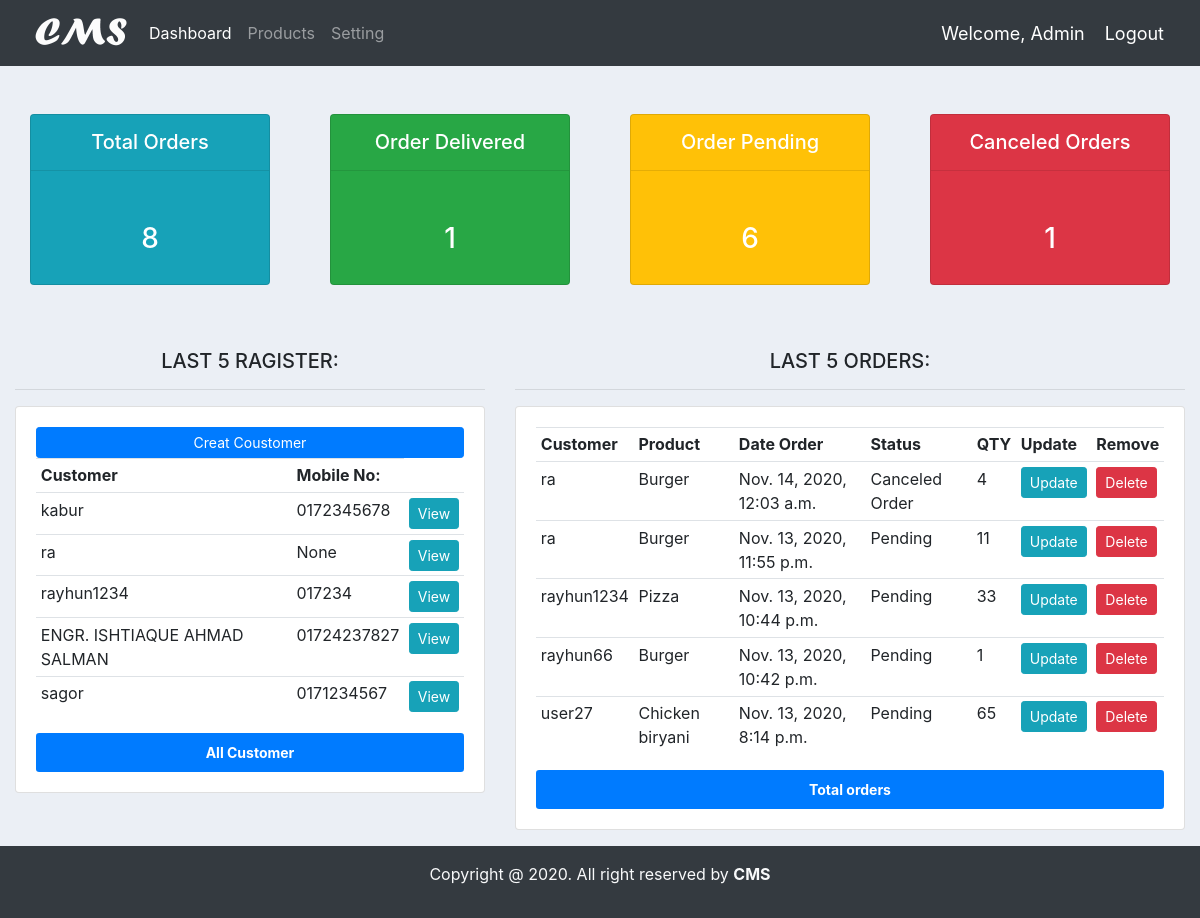
The app's page / (signed in) with its own data.
### accounts/models.py (models this page shows, shortened)
class Customer(models.Model):
    user = models.OneToOneField(User, null=True, blank=True, on_delete=models.CASCADE)
    name = models.CharField(max_length=200, null=True)
    phone = models.CharField(max_length=200, null=True)
    email = models.CharField(max_length=200, null=True)
    profile_pic = models.ImageField(default="demo.jpg", null=True, blank=True)
    date_created = models.DateTimeField(auto_now_add=True, null=True)
    def __str__(self):
        return str(self.name)

class Order(models.Model):
    STATUS = (
        ('Pending','Pending'),
        ('Canceled Order','Canceled Order'),
        ('Delivered','Delivered')
        )
    customer = models.ForeignKey(Customer, null=True, on_delete=models.SET_NULL)
    Product = models.ForeignKey(Product, null=True, on_delete=models.SET_NULL)
    date_created = models.DateTimeField(auto_now_add=True, null=True)
    statur = models.CharField(max_length=200, null=True, choices=STATUS)
    note = models.CharField(max_length=200, null=True)
    order_content = models.DecimalField(max_digits= 10000, null=True, decimal_places=0)

class Product(models.Model):
    CATAGORY = (
        ('Indoor','Indoor'),
        ('Out Door','Out Door'),
    )
    name = models.CharField(max_length=200, null=True)
    price = models.FloatField(null=True)
    catagory = models.CharField(max_length=200, null=True, choices=CATAGORY)
    descriprion = models.CharField(max_length=500 ,null=True, blank=True)
    data_created = models.DateTimeField(auto_now_add=True)
    tags = models.ManyToManyField(Tag)
    def __str__(self):
        return str(self.name)

### accounts/decorators.py (the view)
    def wrapper_func(request, *args, **kwargs):
        group = None
        if request.user.groups.exists():
            group = request.user.groups.all()[0].name
        if group == 'customer':
            return redirect('user_profile')
        elif group == 'admin':
            return view_func(request, *args, **kwargs)
        else:
            context = {}
            return render(request, 'accounts/customer_not_auth.html', context)

### accounts/views.py (called while the page is built)
@login_required(login_url='login')
@admin_only
def home(request):
    orders = Order.objects.all()
    last_five = orders.order_by('-date_created')[0:5]
    customers = Customer.objects.all()
    last_five_customer = customers.order_by('-date_created')[:5]
    total_orders = orders.count()
    order_delivered = orders.filter(statur='Delivered').count()
    order_pending = orders.filter(statur='Pending').count()
    order_cancels = orders.filter(statur='Canceled Order').count()
    context = {
        'last_five':last_five,
        'last_five_customer':last_five_customer,
        'total_orders':total_orders,
        'order_delivered':order_delivered,
        'order_pending':order_pending,
        'order_cancels':order_cancels
    }
    return render(request, 'accounts/dashbord.html',context)

### accounts/templates/accounts/dashbord.html
{% extends 'accounts/main.html' %}
{% block content %}
<div class="container-fluid">
    {% include 'accounts/status.html' %}
    <div class="row">
        <div class="col-md-5">
            <h5 class="text-center">LAST 5 RAGISTER:</h5>
            <hr>
            <div class="card card-body">
                <a class="btn btn-primary btn-sm btn-block" href="{% url 'create_customer' %}">Creat Coustomer</a>
                <table class="table table-sm">
                    <tr>
                        <th>Customer</th>
                        <th>Mobile No:</th>
                    </tr>
                    {% for customer in last_five_customer %}
                    <tr>
                        <td>{{ customer.name }}</td>
                        <td>{{ customer.phone }}</td>
                        <td><a class="btn btn-sm btn-info" href="{% url 'customer' customer.pk %}">View</a></td>
                    </tr>
                    {% endfor %}
                </table>
                <div class="see_all">
                    <a href="{% url 'customer_list_all' %}" class="bg-primary p-2 text-white btn btn-sm w-100">
                        <strong>All Customer</strong>
                    </a>
                </div>
            </div>
        </div>
        <div class="col-md-7">
            <h5 class="text-center">LAST 5 ORDERS:</h5>
            <hr>
            <div class="card card-body">
                <table class="table table-sm">
                    <tr>
                        <th>Customer</th>
                        <th>Product</th>
                        <th>Date Order</th>
                        <th>Status</th>
                        <th>QTY</th>
                        <th>Update</th>
                        <th>Remove</th>
                    </tr>
                    {% for order in last_five %}
                    <tr>
                        <td>{{ order.customer }}</td>
                        <td>{{ order.Product }}</td>
                        <td>{{ order.date_created }}</td>
                        <td>{{ order.statur }}</td>
                        <td>{{ order.order_content }}</td>
                        <td><a class="btn btn-sm btn-info" href="{% url 'update_order' order.pk %}">Update</a></td>
                        <td><a class="btn btn-sm btn-danger" href="{% url 'delete_order' order.pk %}">Delete</a></td>
                    </tr>
                    {% endfor %}
                </table>
                <a href="{% url 'order_list' %}" class="bg-primary p-2 text-white btn btn-sm w-100"><strong>Total orders</strong></a>
            </div>
        </div>
    </div>
</div>
{% endblock %}

### accounts/templates/accounts/navbar.html (shortened to what this page needs)
{% load static %}
<nav class="navbar navbar-expand-lg navbar-dark bg-dark">
  <a href="{% url 'home' %}"><img id="logo" src="{% static '/images/logo.png' %}" alt="" title="Customer Management System"></a>
    <div class="collapse navbar-collapse" id="navbarSupportedContent">
      <ul class="navbar-nav mr-auto">
        {% if request.user.is_staff %}
        <li class="nav-item active">
          <a class="nav-link" href="{% url 'home' %}">Dashboard</a>
        </li>
        {% endif %}
        <li class="nav-item">
          <a class="nav-link" href="{% url 'products' %}">Products</a>
        </li>
        <li class="nav-item">
          <a class="nav-link" href="{% url 'account' %}">Setting</a>
        </li>
      </ul>
    </div>
    <span class="hello">Welcome, {{ request.user|title }} </span>
    <span><a class="hello" href="{% url 'logout' %}">Logout</a></span>
  </nav>

### static/css/main.css (style rules this page uses)
#logo { height: 50PX; }
body { background-color: #ebeff5; }

### accounts/templates/accounts/main.html (style rules this page uses)
a { text-decoration: none; }

### accounts/templates/accounts/navbar.html (style rules this page uses)
.hello { color: #fff; font-size: 18px; margin-right: 20px; }

### records on screen
Customer: name "kabur", phone "0172345678"
Customer: name "ra", phone "None"
Customer: name "rayhun1234", phone "017234"
Customer: name "ENGR. ISHTIAQUE AHMAD SALMAN", phone "01724237827"
Customer: name "sagor", phone "0171234567"
Order: customer "ra", Product "Burger", date_created "Nov. 14, 2020, 12:03 a.m.", statur "Canceled Order", order_content "4"
Order: customer "ra", Product "Burger", date_created "Nov. 13, 2020, 11:55 p.m.", statur "Pending", order_content "11"
Order: customer "rayhun1234", Product "Pizza", date_created "Nov. 13, 2020, 10:44 p.m.", statur "Pending", order_content "33"
Order: customer "rayhun66", Product "Burger", date_created "Nov. 13, 2020, 10:42 p.m.", statur "Pending", order_content "1"
Order: customer "user27", Product "Chicken biryani", date_created "Nov. 13, 2020, 8:14 p.m.", statur "Pending", order_content "65"

### other values on screen
{{ request.user|title }} "Admin"
{{ total_orders }} "8"
{{ order_delivered }} "1"
{{ order_pending }} "6"
{{ order_cancels }} "1"
